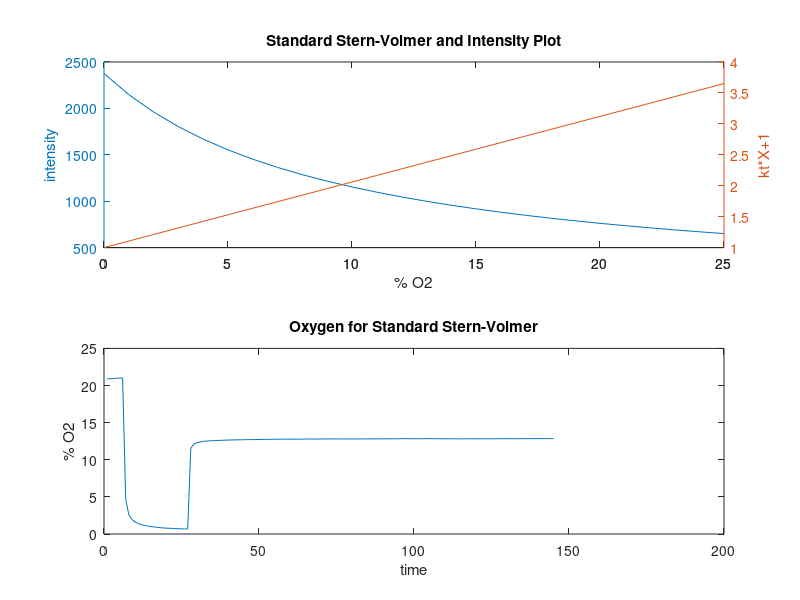
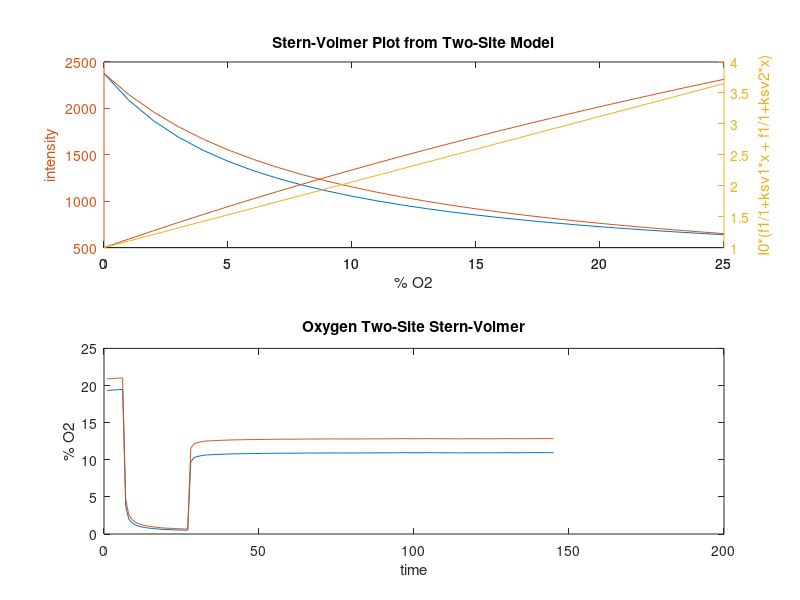

Recreate these plots in MATLAB, in order.
clear
load data.csv % data.csv is a single column of intensity data, with the first 4 elements as the two calibration points and corresponding concentration.

intensity_data=data; % enters loaded data into new matrix

I1 = intensity_data(1); % this defines the calibration data based on the element position.
X1 = intensity_data(2); % in the test-data elements 1 and 2 are the zero percent calibration point.
I2 = intensity_data(3); % elements 3 and 4 are the 21-percent calibration point.
X2 = intensity_data(4);


kt = (I2-I1)/((X1*I1)-(X2*I2)); % calculation for Ktau
I0 = (1+kt*X1)*I1;              % intensity in absence of quencher(0% O2)

x1 = 0:1:25; % makes x values for plot of stern-volmer

stern_volmer_plot = x1*kt+1; % plots I0/I Vs oxygen
intensity_plot = I0./(1+kt*x1); % plots intensity(I) Vs oxygen

I = intensity_data(5:length(intensity_data),:); % makes new matrix with only intensity data
oxygen_percent = ((I0./I)-1)/kt;

% plotting for standard S-V
subplot (2, 1, 1)
[hAx,hline1,hline2] = plotyy(x1,intensity_plot,x1,stern_volmer_plot);
title('Standard Stern-Volmer and Intensity Plot')
xlabel('% O2')
ylabel(hAx(1),'intensity') % left axis
ylabel(hAx(2),'kt*X+1') % right axis

% plotting oxygen percent
subplot(2, 1, 2)
plot(oxygen_percent)
title('Oxygen for Standard Stern-Volmer')
xlabel('time')
ylabel('% O2')


%%%%%%%%%%%%%%%%%%%% TWO-SITE MODEL

f1 =   0.9245;
f2 = 1-f1;
ksv1 = 0.1513;
ksv2 = 7.357e-10;

% Solving for Q
a =(I0^2*f1^2*ksv2^2 + 2*I0^2*f1*f2*ksv1*ksv2 + I0^2*f2^2*ksv1^2 + 2*I0*I*f1*ksv1*ksv2 - 2*I0*I*f1*ksv2^2 - 2*I0*I*f2*ksv1^2 + 2*I0*I*f2*ksv1*ksv2 + I.^2*ksv1^2 - 2*I.^2*ksv1*ksv2 + I.^2*ksv2^2);
b = -I*ksv2 - I*ksv1 + I0*f1*ksv2 + I0*f2*ksv1;
c = (2*I*ksv1*ksv2);
Q = ((a.^(1/2))+b)./c;

% plots with two-site model added
figure
corrected_SV_plot = 1./(((f1)./(1+ksv1.*x1))+((f2)./(1+ksv2.*x1))); 
corrected_intensity_plot = I0.*(((f1)./(1+ksv1*x1))+((f2)./(1+ksv2*x1)));
subplot(2, 1, 1)
[hBx,hline3,hline4] = plotyy(x1,corrected_intensity_plot,x1,corrected_SV_plot);
title('Stern-Volmer Plot from Two-Site Model')
xlabel('% O2')
ylabel(hBx(1),'intensity') % left axis
ylabel(hBx(2),'I0*(f1/1+ksv1*x + f1/1+ksv2*x)') % right axis
hold on
[hBx,hline3,hline4] = plotyy(x1,intensity_plot,x1,stern_volmer_plot);
hold off

subplot(2, 1, 2)
plot(Q)
hold on
plot(oxygen_percent)
title('Oxygen Two-Site Stern-Volmer')
xlabel('time')
ylabel('% O2')
%int= I0./(x1.*kt+1);
%figure
%plot(int)

%save percent.csv oxygen_percent % optional line for saving analyzed data to a file
